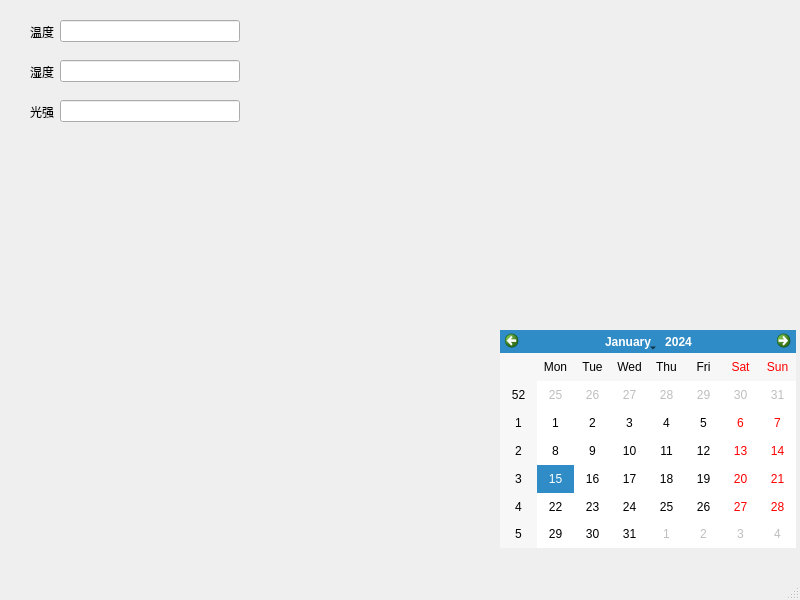
<?xml version="1.0" encoding="UTF-8"?>
<ui version="4.0">
 <class>MainWindow</class>
 <widget class="QMainWindow" name="MainWindow">
  <property name="geometry">
   <rect>
    <x>0</x>
    <y>0</y>
    <width>800</width>
    <height>600</height>
   </rect>
  </property>
  <property name="windowTitle">
   <string>MainWindow</string>
  </property>
  <widget class="QWidget" name="centralwidget">
   <widget class="QWidget" name="layoutWidget">
    <property name="geometry">
     <rect>
      <x>30</x>
      <y>60</y>
      <width>210</width>
      <height>23</height>
     </rect>
    </property>
    <layout class="QHBoxLayout" name="horizontalLayout">
     <item>
      <widget class="QLabel" name="label_2">
       <property name="text">
        <string>湿度</string>
       </property>
      </widget>
     </item>
     <item>
      <widget class="QLineEdit" name="lineEdit_2"/>
     </item>
    </layout>
   </widget>
   <widget class="QWidget" name="layoutWidget">
    <property name="geometry">
     <rect>
      <x>30</x>
      <y>20</y>
      <width>210</width>
      <height>23</height>
     </rect>
    </property>
    <layout class="QHBoxLayout" name="horizontalLayout_2">
     <item>
      <widget class="QLabel" name="label">
       <property name="text">
        <string>温度</string>
       </property>
      </widget>
     </item>
     <item>
      <widget class="QLineEdit" name="lineEdit"/>
     </item>
    </layout>
   </widget>
   <widget class="QCalendarWidget" name="calendarWidget">
    <property name="geometry">
     <rect>
      <x>500</x>
      <y>330</y>
      <width>296</width>
      <height>218</height>
     </rect>
    </property>
   </widget>
   <widget class="QWidget" name="layoutWidget_2">
    <property name="geometry">
     <rect>
      <x>30</x>
      <y>100</y>
      <width>210</width>
      <height>23</height>
     </rect>
    </property>
    <layout class="QHBoxLayout" name="horizontalLayout_3">
     <item>
      <widget class="QLabel" name="label_3">
       <property name="text">
        <string>光强</string>
       </property>
      </widget>
     </item>
     <item>
      <widget class="QLineEdit" name="lineEdit_3"/>
     </item>
    </layout>
   </widget>
  </widget>
  <widget class="QMenuBar" name="menubar">
   <property name="geometry">
    <rect>
     <x>0</x>
     <y>0</y>
     <width>800</width>
     <height>26</height>
    </rect>
   </property>
  </widget>
  <widget class="QStatusBar" name="statusbar"/>
 </widget>
 <resources/>
 <connections/>
</ui>
